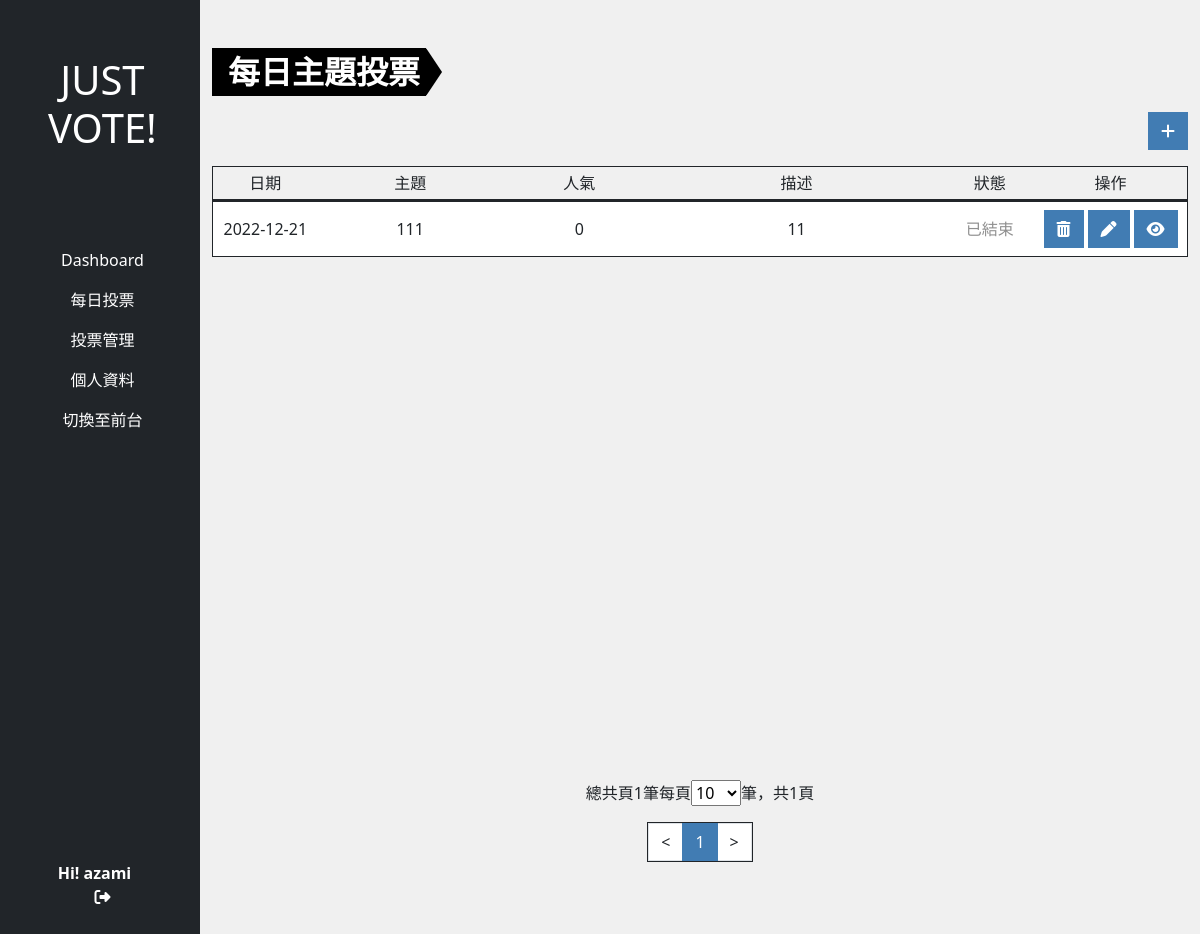
Before: /admin.php?do=daily_survey_list (signed in) with the older database file.
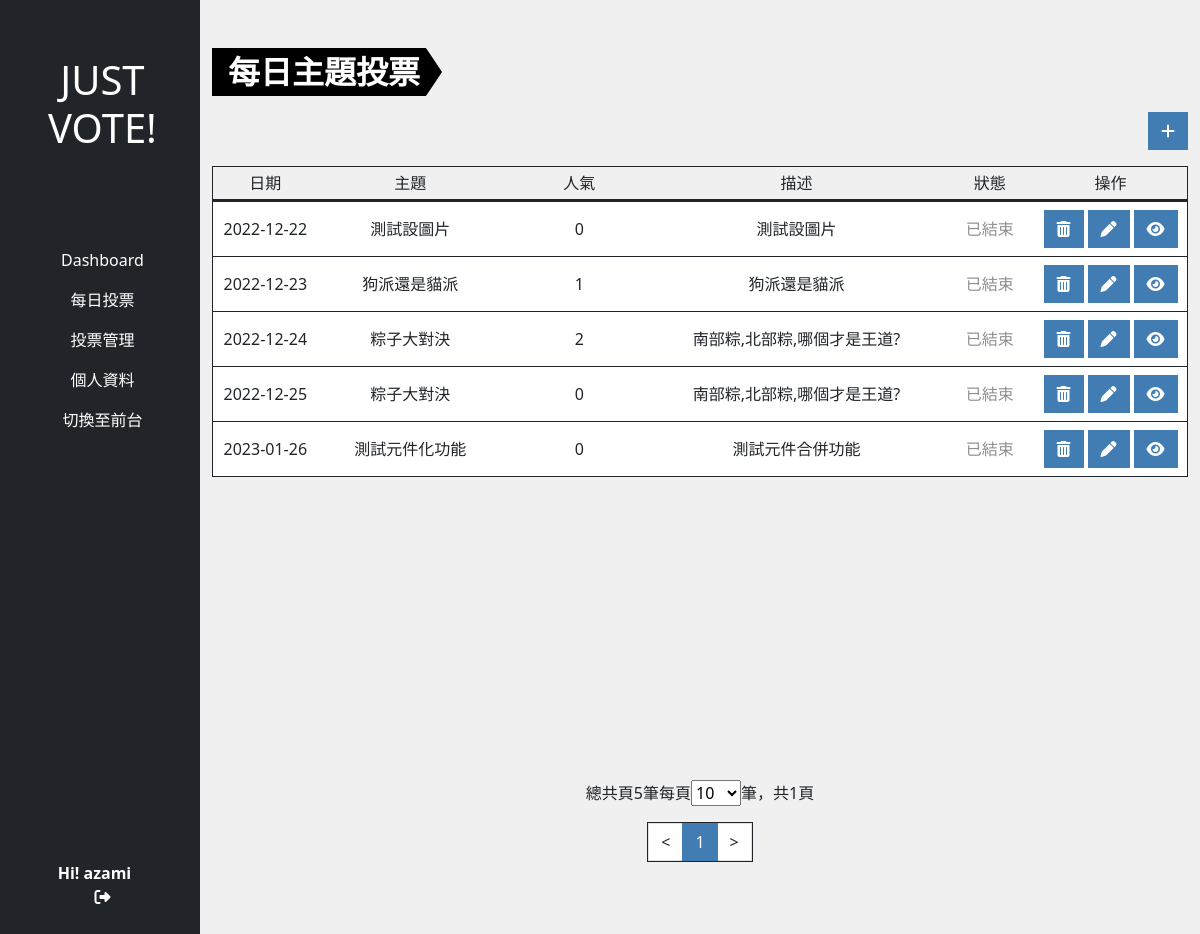
After: the same page with the newer database file.
### tables this page shows
CREATE TABLE `projectvote_subject_daily` (
  `id` int(10) UNSIGNED NOT NULL,
  `title` varchar(64) NOT NULL COMMENT '主題',
  `description` text NOT NULL COMMENT '描述',
  `type` tinyint(3) UNSIGNED NOT NULL DEFAULT 0 COMMENT '投票類型',
  `vote` int(10) UNSIGNED NOT NULL DEFAULT 0 COMMENT '被投票次數',
  `image` int(10) UNSIGNED DEFAULT NULL,
  `start_time` timestamp NOT NULL DEFAULT current_timestamp() COMMENT '開始時間',
  `end_time` timestamp NULL DEFAULT NULL COMMENT '結束時間',
  `created_at` timestamp NOT NULL DEFAULT current_timestamp(),
  `update_at` timestamp NOT NULL DEFAULT current_timestamp() ON UPDATE current_timestamp(),
  `check_num` int(10) UNSIGNED NOT NULL
);

### db/base.php (called while the page is built, shortened)
<?php
$db = "mysql:local=localhost;charset=utf8;dbname=vote;";
$pdo = new PDO($db,"root","");
function all($table,...$args){
    global $pdo;
    $sql = "SELECT * FROM `$table`";
    if(isset($args[0])){
        if(is_array($args[0])){
            $input = [];
            foreach ($args[0] as $key => $value){
                $input[]="`$key`='$value'";
            }
            $sql = $sql." WHERE ".join(' && ',$input);
        }else{
            $sql = $sql . $args[0];
        }
    }
    return $pdo->query($sql)->fetchAll(PDO::FETCH_ASSOC);
}
function countSql($table,...$arg){
    global $pdo;
    $sql = "SELECT COUNT(*) FROM `$table`";
    return $pdo->query($sql)->fetchColumn();
}
function replaceInput($action,$str){
    $action=strtolower($action);
    switch($action){
        case 'html':
            return preg_replace(['/</','/>/'], ['《','》'],$str);
        break;
    }
}
?>

### back/daily_survey_list.php (the view, shortened to what this page needs)
<?php
include_once "./db/base.php";
$pageSetting = $_GET['pageSet']??10;
$pageRange = [10,30,50,100];
$pageActive = 1;
$pageStart = $pageActive - 1;
?>
<div class="d-flex">
<div class="nav-space"></div>
<div class="admin container-xxl mt-5 pb-5">
    <div class="section-tag tag-lg">每日主題投票</div>
        <main class="pt-3">
            <a href="?do=add_survey_daily"class="btn btn-main float-right mb-3"><i class="fa-sharp fa-solid fa-plus"></i></a>
    <ul class="list-group list-group-container text-center">
  <li class="list-group-item d-flex align-items-center bg-transparent border-bottom border-3 border-dark p-1" aria-current="true">
    <div class="w-10">日期</div>
    <div class="w-20">主題</div>
    <div class="w-15">人氣</div>
    <div class="w-30">描述</div>
    <div class="w-10">狀態</div>
    <div class="w-15">操作</div>
  </li>
  <?php
    $surveyList = all('projectvote_subject_daily'," ORDER BY `start_time` ASC LIMIT $pageStart,$pageSetting");
    $surveyRows = countSql('projectvote_subject_daily');
    if(!empty($surveyList)){
      foreach($surveyList as $dailySurvey){
      $title = replaceInput('html',$dailySurvey['title']);
      $description = replaceInput('html',$dailySurvey['description']);
      $now = strtotime("now");
      $startTime = strtotime($dailySurvey['start_time']);
      $date = date("Y-m-d",strtotime($dailySurvey['start_time']));
      $endTime = strtotime($dailySurvey['end_time']);
      if($now>$startTime&&$now<$endTime){
        $active = '進行中';
        $activeClass='text-danger';
      }else if($now<$startTime){
        $active = '未開始';
        $activeClass='text-sub';
      }else if($now>$endTime){
        $active = '已結束';
        $activeClass='text-sub';
      }
      ?>
      <li class="list-group-item d-flex align-items-center border-bottom border-1 border-dark px-1">
      <div class="w-10"><?=$date?></div>
      <div class="w-20 text-collapse"><?=$title?></div>
      <div class="w-15"><?=$dailySurvey['vote']?></div>
      <div class="w-30 text-collapse"><?=$description?></div>
      <div class="w-10 <?=$activeClass?>"><?=$active?></div>
      <div class="w-15">
      <?php
          if($active=='未開始'||$active=='已結束'){
            echo "<a href='?do=daily_survey_list&jsact=del_survey_daily&id={$dailySurvey['id']}' class='btn btn-main me-1'><i class='fa-solid fa-trash-can del-option-btn'></i></a>";
            echo "<a href='?do=edit_survey_daily&id={$dailySurvey['id']}' class='btn btn-main me-1'><i class='fa-solid fa-pen'></i></a>";
          }
          echo "<a href='?do=survey_result_daily&id={$dailySurvey['id']}' class='btn btn-main'><i class='fa-solid fa-eye'></i></a>";
      }
        ?>
    </div>
  </li>
    <?php
  }else{
    echo "<li class='list-group-item d-flex align-items-center border-bottom border-1 border-dark'>";
    echo "<div class='w-100'>尚無投票</div>";
    echo "</li>";
  }
  ?>
</ul>
<?php
  include "./layout/pagination.php";
?>
</div>
</div>
</main>
</div>
</div>

### admin.php (shortened to what this page needs)
<?php
include_once "./db/base.php";
?>
<!DOCTYPE html>
<html lang="en">
<head>
  <link rel="stylesheet" href="./style/bs-css/bootstrap.css">
  <link rel='stylesheet' href='https://cdnjs.cloudflare.com/ajax/libs/font-awesome/6.2.1/css/all.css'/>
  <link rel='stylesheet' href='https://cdnjs.cloudflare.com/ajax/libs/c3/0.7.20/c3.min.css'/>
  <link rel="stylesheet" href="./style/all.css">
</head>
<body>
  <?php
$do = $_GET['do'] ?? "admin_main";
include "./layout/header_admin.php";
$file = "./back/{$do}.php";
if (file_exists($file)) {
    include $file;
} else {
    include "./back/admin_main.php";
}
?>
</body>
</html>

### layout/header_admin.php
<?php
include_once "./db/base.php";
?>
<header class="admin-nav navbar navbar-dark bg-dark position-fixed px-5 text-center flex-column">
    <h1 class="text-white my-5">JUST VOTE!</h1>
<ul class="ps-0 mt-5 mb-auto">
  <li class="mb-3"><a class="text-white" href="./admin.php">Dashboard</a></li>
  <li class="mb-3"><a class="text-white" href="./admin.php?do=daily_survey_list">每日投票</a></li>
  <li class="mb-3"><a class="text-white" href="./admin.php?do=admin_survey">投票管理</a></li>
  <li class="mb-3"><a class="text-white" href="./admin.php?do=member_center">個人資料</a></li>
  <li class="mb-3"><a class="text-white" href="./index.php">切換至前台</a></li>
</ul>
<div class="border-bottom border-1 border-dark fw-bold pb-2 mb-2 text-white">
  <span class="me-3">Hi! <?=$_SESSION['user']['name']?></span>
  <a class="text-white" href="./api/logout.php"><i class="fa-solid fa-right-from-bracket"></i></a>
</div>
</header>

### layout/pagination.php (shortened to what this page needs)
  <?php
  if(!empty($surveyList)){
    ?>
<div class="page-control mx-auto w-fit-content py-4">
  <div class="page-list mb-3">
    <?php
    $pages = ceil($surveyRows/$pageSetting);
    echo "總共頁{$surveyRows}筆";
    echo "每頁";
    echo "<select name='pageSet' id='pageSet'>";
    foreach($pageRange as $range){
      if($range==$pageSetting){
        echo "<option value='$range' selected>$range</option>";
      }else{
        echo "<option value='$range'>$range</option>";
      }
    }
    echo "</select>筆，";
    echo "共{$pages}頁";
    ?>
</div>
<div class="pagination w-fit-content mx-auto border border-1 border-dark text-black">
<?php
$prevPage = $pageActive-1;
$nextPage = $pageActive+1;
$preDisable = '';
$nextDisable = '';
if($pages==1){
    $nextPage = $pages;
    $prevPage = $pages;
    $nextDisable = "disable";
    $preDisable = "disable";
}else if($pageActive==1){
    $prevPage = 1;
    $preDisable = "disable";
}else if($pageActive==$pages){
    $nextPage = $pages;
    $nextDisable = "disable";
}
$pagiRange =10;
if($pages>$pagiRange){
    if($pageActive > 5 && $pages-$pageActive>4){
        $pagiStart=$pageActive-4;
        $pagiFirstPage = "<li class='page-item'><a class='page-link text-dark' href='?do={$_GET['do']}&sheet={$_GET['sheet']}&pageSet={$pageSetting}&page=1'>1</a></li>...";
        $pagiLastPage = "...<li class='page-item'><a class='page-link text-dark' href='?do={$_GET['do']}&sheet={$_GET['sheet']}&pageSet={$pageSetting}&page={$pages}'>{$pages}</a></li>";
    }else if($pageActive > 5){
        $pagiStart=$pages-($pagiRange-2);
        $pagiFirstPage = "<li class='page-item'><a class='page-link text-dark' href='?do={$_GET['do']}&sheet={$_GET['sheet']}&pageSet={$pageSetting}&page=1'>1</a></li>...";
        $pagiLastPage = '';
    }else{
        $pagiStart=1;
        $pagiFirstPage = "";
        $pagiLastPage = "...<li class='page-item'><a class='page-link text-dark' href='?do={$_GET['do']}&sheet={$_GET['sheet']}&pageSet={$pageSetting}&page={$pages}'>{$pages}</a></li>";
    }
    $pageEnd = $pagiStart+($pagiRange-2);
}else{
    $pagiStart=1;
    $pageEnd = $pages;
}
$sheet=isset($_GET['sheet'])?"&sheet={$_GET['sheet']}":'';
$category=isset($_GET['category'])?"&category={$_GET['category']}":'';
echo "<li class='page-item $preDisable'><a class='page-link text-dark' href='?do={$_GET['do']}$sheet$category&pageSet={$pageSetting}&page={$prevPage}'><</a></li>";
for($i=$pagiStart;$i<=$pageEnd;$i++){
    if($i==$pageActive){
        echo "<li class='page-item active'><a class='page-link' href='?do={$_GET['do']}$sheet$category&pageSet={$pageSetting}&page={$i}'>{$i}</a></li>";
    }else{
        echo "<li class='page-item'><a class='page-link text-dark' href='?do={$_GET['do']}$sheet$category&pageSet={$pageSetting}&page={$i}'>{$i}</a></li>";
    }
}
echo "<li class='page-item $nextDisable'><a class='page-link text-dark' href='?do={$_GET['do']}$sheet$category&pageSet={$pageSetting}&page={$nextPage}'>></a></li>";
?>
<?php
  }
  ?>

### style/all.css (style rules this page uses)
:root { --main: rgb(65, 124, 179); --main-hover: rgb(157, 194, 228); --white: rgb(255, 255, 255); --white-opacity-9: rgb(255, 255, 255,.9); --black: rgb(0, 0, 0); --black-opacity-5: rgb(0, 0, 0,.8); --black-opacity-3: rgb(0, 0, 0,.3); --gray: #F0F0F0; --gray-opacity-8: rgb(240, 240, 240,.8); --gray-heavy: #cfcfcf; --sub: #8f8f8f; --section-height: max(30vh, 300px); --section-tag-fs:1.375rem; --section-tag-arrow:calc((var(--section-tag-fs) * 1.5) / 2); --section-tag-fs-lg:2rem; --section-tag-lg-arrow:calc((var(--section-tag-fs-lg) * 1.5) / 2); --nav-width:max(200px,13%); }
body { background-color: var(--gray); }
a { text-decoration: none; }
.btn { white-space: nowrap; }
.btn-main { color: var(--white); background-color: var(--main); }
ol, li { list-style: none; }
.section-tag { width: fit-content; position: relative; background-color: var(--black); font-size: var(--section-tag-fs); padding-left: 16px; padding-right: 6px; margin-bottom: 0; font-weight: 700; color: var(--white); line-height: 1.5; vertical-align: middle; }
.section-tag::after { content: ''; position: absolute; top: 0; right: -1.03rem; height: 100%; border-top: var(--section-tag-arrow) solid transparent; border-bottom: var(--section-tag-arrow) solid transparent; border-left: var(--section-tag-arrow) solid var(--black); }
.section-tag.tag-lg { font-size: var(--section-tag-fs-lg); }
.section-tag.tag-lg::after { content: ''; position: absolute; top: 0; right: calc(var(--section-tag-fs-lg) * -1); height: 100%; width: var(--section-tag-fs-lg); color: var(--black); clip-path: polygon(0 0,50% 50%,0% 100%); }
.btn, .card, .card-img-top, .list-group, .modal-content, .dropdown-menu, .input-group-text, .form-control, .pagination, .page-item:last-child .page-link, .page-item:first-child .page-link { border-radius: 0 ; }
.w-10 { width: 10%; }
.w-15 { width: 15%; }
.w-20 { width: 20%; }
.w-30 { width: 30%; }
.w-fit-content { width: fit-content; }
.text-collapse { overflow: hidden; white-space: nowrap; text-overflow: ellipsis; }
.list-group.list-group-container { min-height: 590px; }
.float-right { float: right; }
.text-sub { color: var(--sub); }
.text-dark { color: var(--black); }
.page-item.active > .page-link { background-color: var(--main); border-color: var(--main); }
.admin-nav { top: 0; left: 0; height: 100%; width: var(--nav-width); z-index: 120; }
.nav-space { width: var(--nav-width); }
@media screen and (max-width:1520px) { .admin.container-xxl { width: calc(100% - var(--nav-width)); min-width: 650px; } }

Changed rows visible on the page:
removed projectvote_subject_daily: start_time "2022-12-21", title "111", vote "0", description "11", end_time "已結束"
added projectvote_subject_daily: start_time "2022-12-22", title "測試設圖片", vote "0", description "測試設圖片", end_time "已結束"
added projectvote_subject_daily: start_time "2022-12-23", title "狗派還是貓派", vote "1", description "狗派還是貓派", end_time "已結束"
added projectvote_subject_daily: start_time "2022-12-24", title "粽子大對決", vote "2", description "南部粽,北部粽,哪個才是王道?", end_time "已結束"
added projectvote_subject_daily: start_time "2022-12-25", title "粽子大對決", vote "0", description "南部粽,北部粽,哪個才是王道?", end_time "已結束"
added projectvote_subject_daily: start_time "2023-01-26", title "測試元件化功能", vote "0", description "測試元件合併功能", end_time "已結束"
Other visible differences:
$surveyRows: "1" → "5"
